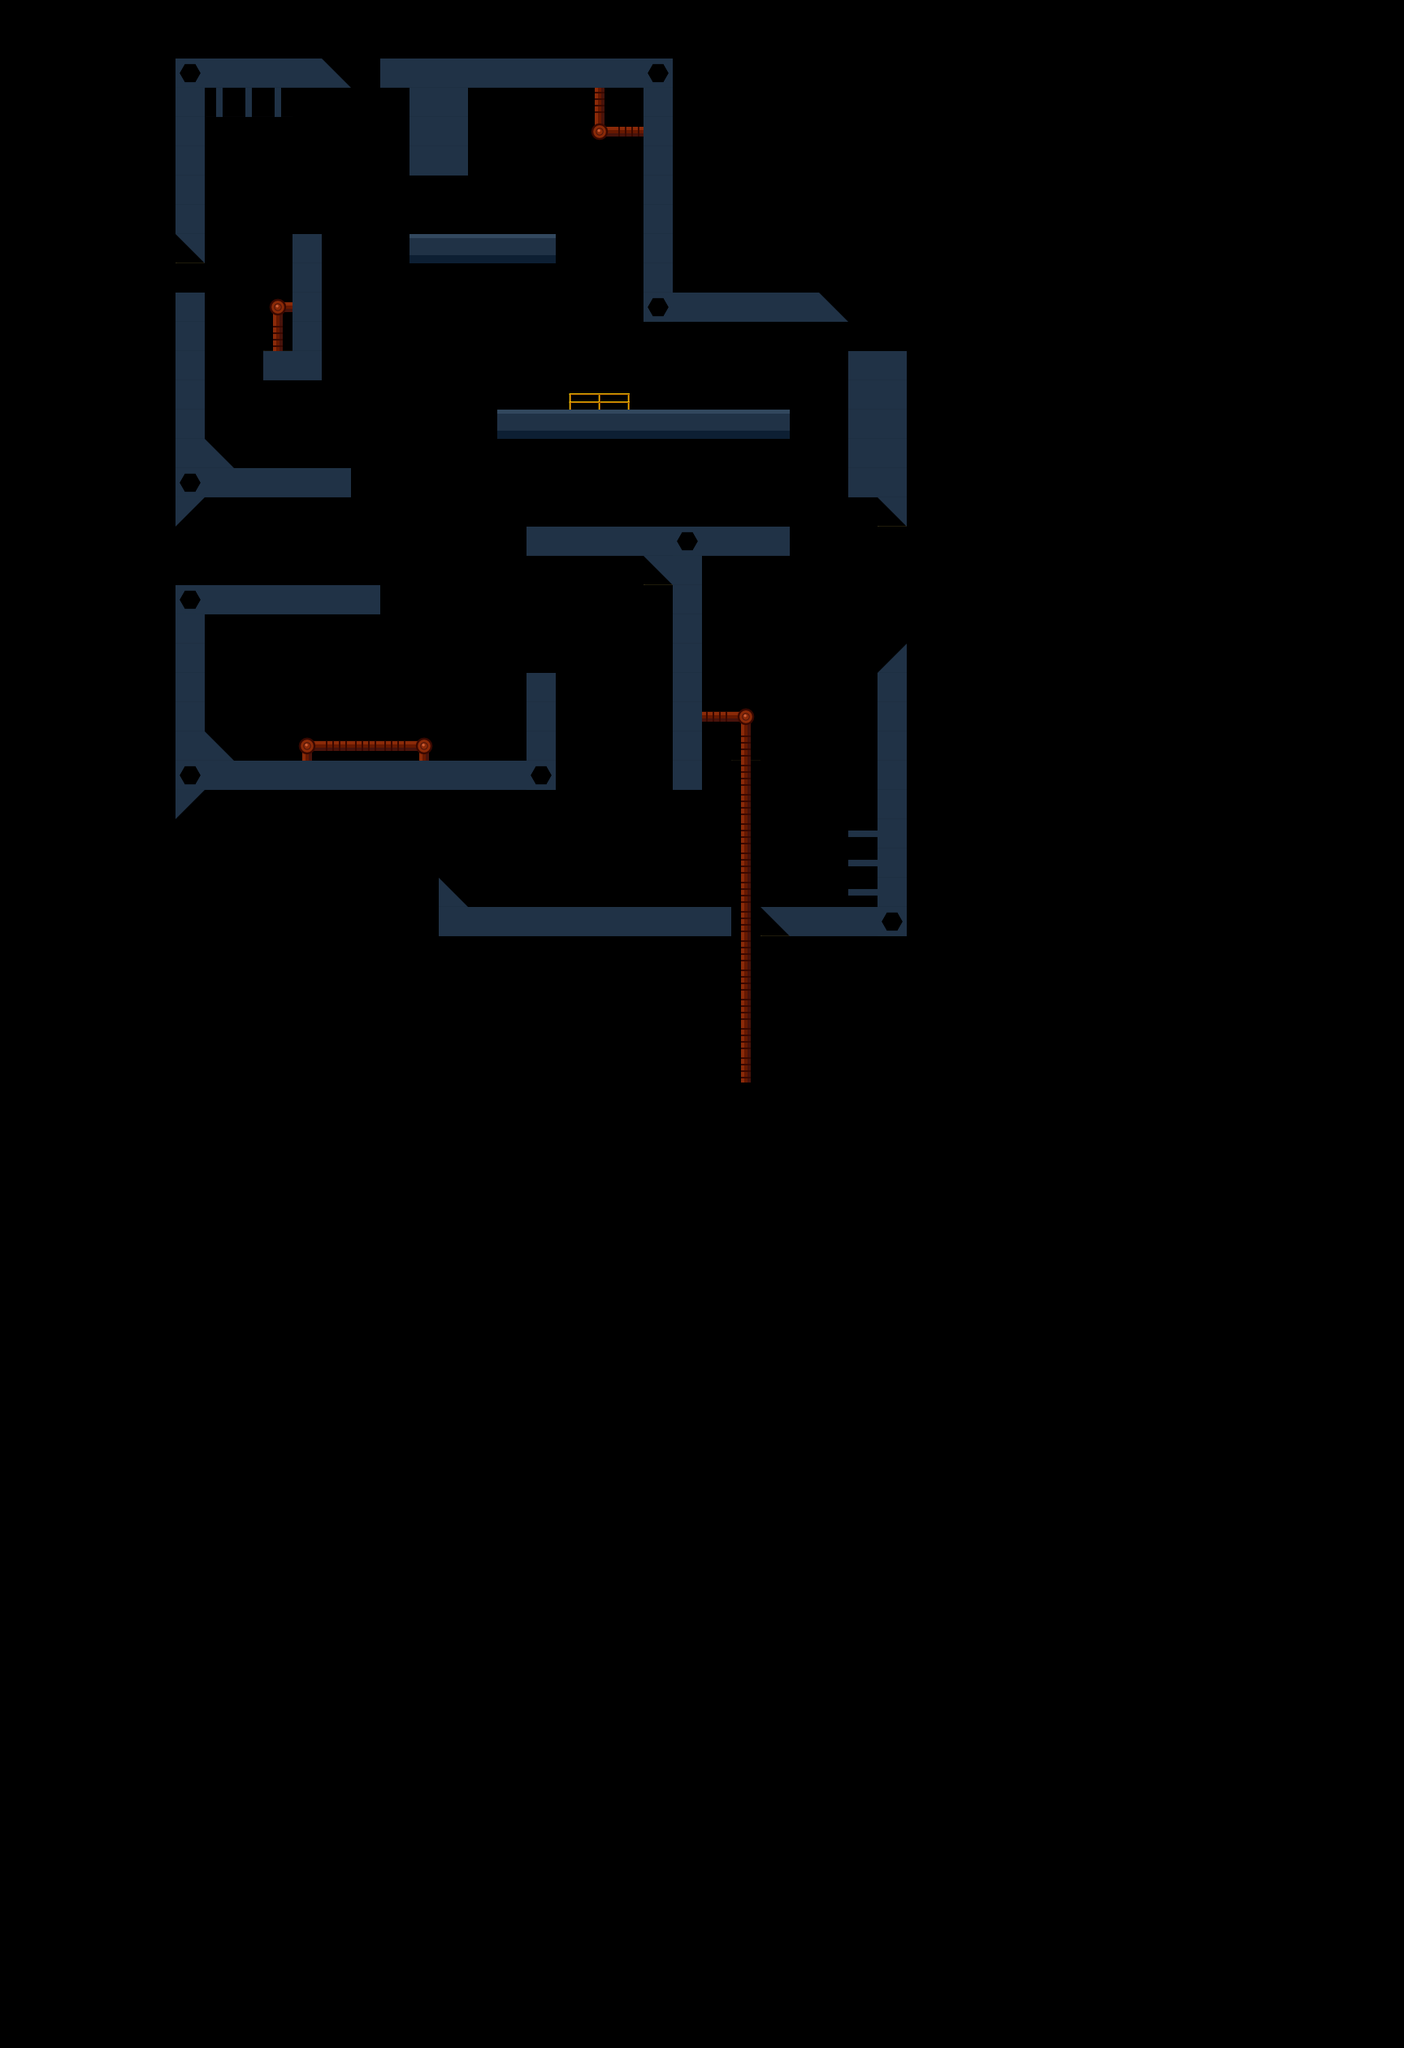

This game map was drawn from its Tiled (.tmx) file and the tilesets committed beside it. A one-line description and the trimmed map source follow:
An orthogonal 48x70 tile map with 36x36 px tiles, 3 tile layers (bg, terrain, fg), 2 tilesets and 4 objects (4x start_location).

<map version="1.0" orientation="orthogonal" width="48" height="70" tilewidth="36" tileheight="36">
 <tileset firstgid="1" name="space platform" tilewidth="36" tileheight="36">
  <image source="../graphics/map/space_platform.png" width="859" height="396" />
 </tileset>
 <tileset firstgid="254" name="player" tilewidth="64" tileheight="64">
  <image source="../../docs/tripper.png" width="64" height="64" />
 </tileset>
 <layer name="bg" width="48" height="70">
  <data>[3360 cells, 24 non-empty, 15 distinct tile ids]</data>
 </layer>
 <layer name="terrain" width="48" height="70">
  <data>[3360 cells, 149 non-empty, 3 distinct tile ids]</data>
 </layer>
 <objectgroup name="zones" width="48" height="70">
  <object type="start_location" x="682" y="110" width="32" height="60">
   <properties>
    <property name="rotation" value="180" />
   </properties>
  </object>
  <object type="start_location" x="981" y="557" width="60" height="32">
   <properties>
    <property name="rotation" value="270" />
   </properties>
  </object>
  <object type="start_location" x="254" y="476" width="60" height="32">
   <properties>
    <property name="rotation" value="90" />
   </properties>
  </object>
  <object type="start_location" x="782" y="1054" width="32" height="60">
   <properties>
    <property name="rotation" value="0" />
   </properties>
  </object>
 </objectgroup>
 <layer name="fg" width="48" height="70">
  <data>[3360 cells, 23 non-empty, 9 distinct tile ids]</data>
 </layer>
</map>
